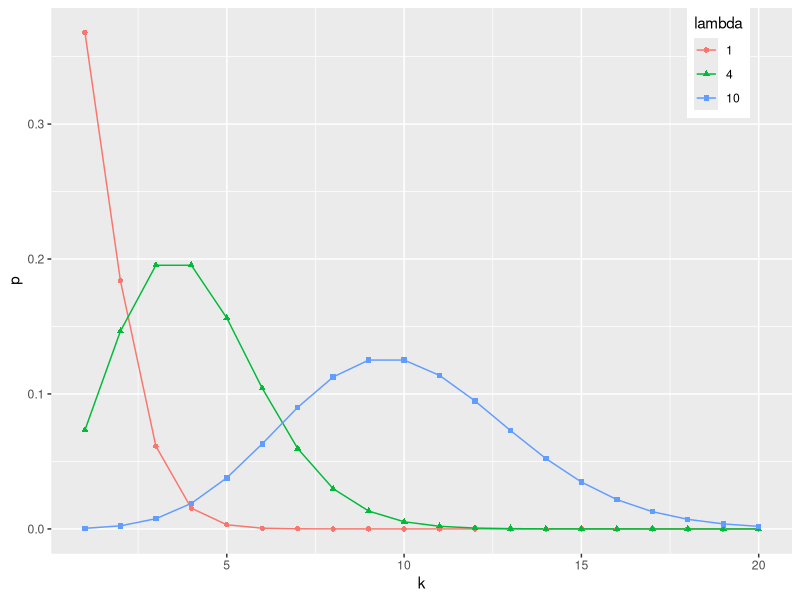

Recreate this plot in R.
#
# Explore Poisson distributions.
#

library(ggplot2)

dpoi <- function(lambda, k) {
    # The probability mass function of the Poisson distribution
    p <- lambda ** k * exp(-lambda) / factorial(k)
    return(p)
}


dpoi.to.dataframe <- function(lambda) {
    # Calculate Poisson probablity of a given lambda 
    # against multiple k and save it to a data frame.
    p <- vector(length = 20)

    # Calculate the probability of X=k given lambda=1, for k=1:20. 
    for (i in 1:20) {
        p[i] <- dpoi(lambda, i)
    }
    # Deposit the vector p into a data frame
    p.data.frame <- data.frame(p=p, k=1:20, lambda=lambda)
    return(p.data.frame)
}

# Make three data frames for lambda=1, 4, 10.
pois.dataframe <- do.call(rbind, lapply(c(1, 4, 10), dpoi.to.dataframe))
pois.dataframe$lambda <- factor(pois.dataframe$lambda)

pdf("poisson.pdf", width=7, height=5)
# Plot p against k with both points and lines.
ggplot(data=pois.dataframe, aes(x=k, y=p, fill=lambda, group=lambda, 
    shape=lambda, colour=lambda)) + geom_line() + geom_point() + 
    theme(legend.position=c(0.9,0.9))
dev.off()